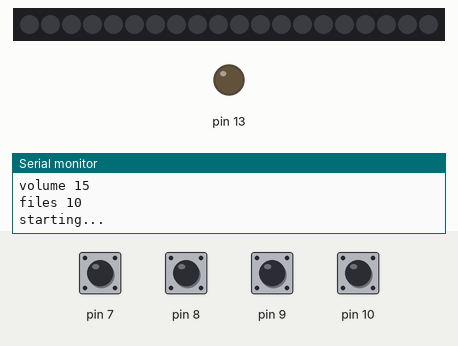
This sketch was run on a simulated Arduino Nano, built for the host (arithmetic inside an expression is 32-bit, double 64-bit). Parts: 20 RGB LEDs in strip order, left to right, output pins drawn as LEDs (lit = HIGH), the last lines printed to the serial monitor. The test bench sets the inputs (shaded band); at power-on: pin 7–10 HIGH. Dim RGB values are drawn brighter than linear; the audio player accepts every command and is not drawn.

Above: at 1.2 s.
1.3 s: pin 8 pulled LOW for 0.15 s
At 1.8 s:
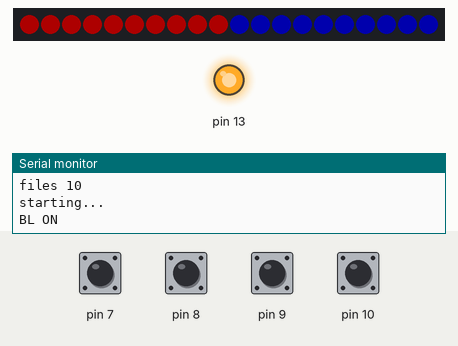
4.4 s: pin 7 pulled LOW for 0.15 s
At 5.4 s:
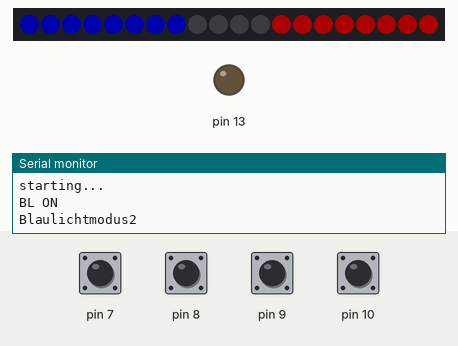
7.5 s: pin 7 pulled LOW for 1 s
At 9.0 s:
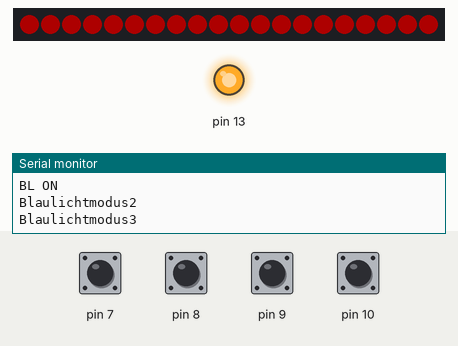
9.1 s: pin 10 pulled LOW for 0.15 s
At 9.48 s:
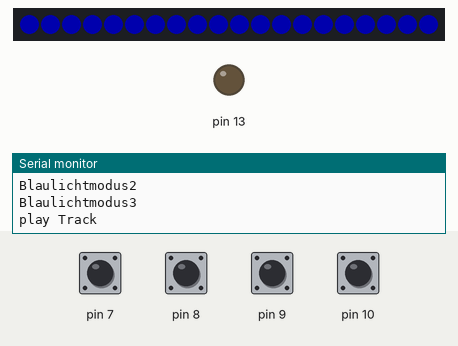
9.8 s: pin 8 pulled LOW for 1 s
At 12.0 s:
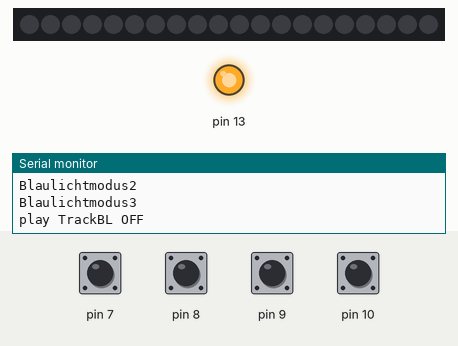
12.3 s: pin 9 pulled LOW for 0.15 s
At 13.2 s:
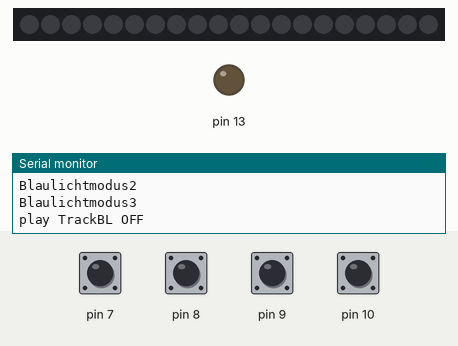
Timing chart, 0 to 14.9 s (numbered marks = the images above; inputs shaded):
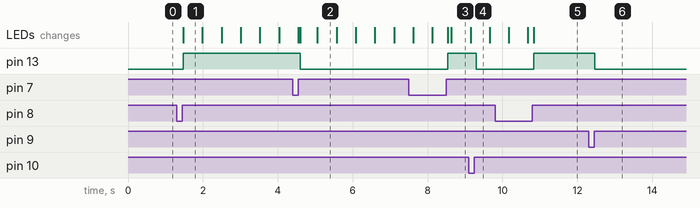

Measured:
- after the input at 1.3 s, pin 13: LOW → HIGH after 0.18 s; the LEDs: change after 0.18 s (image 1)
- after the input at 4.4 s, pin 13: HIGH → LOW after 0.20 s; the LEDs: first differ from a run without the input after 0.20 s (image 2 shows a later state)
- after the input at 7.5 s, pin 13: LOW → HIGH after 1.0 s; the LEDs: first differ from a run without the input after 1.0 s (image 3 shows a later state)
- after the input at 9.1 s, pin 13: HIGH → LOW after 0.20 s
- after the input at 9.8 s, pin 13: LOW → HIGH after 1.0 s; the LEDs: first differ from a run without the input after 1.0 s (image 5)
- after the input at 12.3 s, pin 13: HIGH → LOW after 0.16 s
- what the display in image 1 shows lasts 0.5 s, from 1.5 s to 2.0 s

The sketch:

Light_and_Sound_Controller_Arduino.ino
```cpp
// Verwendete Libs
// JC_Button
// Adafruit NeoPixel
// DFPlayer Mini MP3 by Makuna


//Chip Arduino Nano
//Atmega328P (Old Bootloder)

// Programm definiert 4 Taster mit denen eine Sirene an und ausgeschalten werden kann und ein Blaulicht
// Die Effekte des Blaulichts und die Sirenen Sounds können gewechselt werden

//Taster anlegen
#include <JC_Button.h>
const byte
    BUTTON_PIN(10),             // von Pin10 zu Ground
    BUTTON_PIN2(9),             // von Pin9 zu Ground
    BUTTON_PIN3(8),             // von Pin8 zu Ground
    BUTTON_PIN4(7),             // von Pin7 zu Ground
    LED_PIN(13);                // Interne LED Arduino

Button SirOn(BUTTON_PIN);       // Definiert Schalter Sirene an
Button SirC(BUTTON_PIN2);       // Definiert Schalter Sirene wechseln
Button BlOn(BUTTON_PIN3);       // Definiert Schalter Blaulicht an
Button BlC(BUTTON_PIN4);        // Definiert Schalter Blaulicht wechseln

//LED Steuerung implementieren mit Neopixel
#include <Adafruit_NeoPixel.h>
#define PIN        12 // LED DATA PIN
#define NUMPIXELS 20  // Anzahl zu steuernede LEDs
Adafruit_NeoPixel pixels(NUMPIXELS, PIN, NEO_GRB + NEO_KHZ800);


// Variablen zum Steuern der Funktionen
int BlaulichtMode = 1;
static bool update;
static bool Blaulicht;
long myTimer = 0;
long myTimeout = 500;

//DFMiniMp3
#include "Arduino.h"
#include "SoftwareSerial.h"
#include <DFMiniMp3.h>

int SirenenSound = 1;

class Mp3Notify;
SoftwareSerial secondarySerial(4, 3); // RX, TX
typedef DFMiniMp3<SoftwareSerial, Mp3Notify> DfMp3;
DfMp3 dfmp3(secondarySerial);

class Mp3Notify
{
public:
  static void PrintlnSourceAction(DfMp3_PlaySources source, const char* action)
  {
    if (source & DfMp3_PlaySources_Sd)
    {
        Serial.print("SD Card, ");
    }
    if (source & DfMp3_PlaySources_Usb)
    {
        Serial.print("USB Disk, ");
    }
    if (source & DfMp3_PlaySources_Flash)
    {
        Serial.print("Flash, ");
    }
    Serial.println(action);
  }
  static void OnError([[maybe_unused]] DfMp3& mp3, uint16_t errorCode)
  {
    // see DfMp3_Error for code meaning
    Serial.println();
    Serial.print("Com Error ");
    Serial.println(errorCode);
  }
  static void OnPlayFinished([[maybe_unused]] DfMp3& mp3, [[maybe_unused]] DfMp3_PlaySources source, uint16_t track)
  {
    Serial.print("Play finished for #");
    Serial.println(track);
/*
      start next track
      track += 1;
      // this example will just start back over with 1 after track 3
      if (track > 3)
      {
      track = 1;
       }
*/
    dfmp3.playMp3FolderTrack(track);  // sd:/mp3/0001.mp3, sd:/mp3/0002.mp3, sd:/mp3/0003.mp3
  }
  static void OnPlaySourceOnline([[maybe_unused]] DfMp3& mp3, DfMp3_PlaySources source)
  {
    PrintlnSourceAction(source, "online");
  }
  static void OnPlaySourceInserted([[maybe_unused]] DfMp3& mp3, DfMp3_PlaySources source)
  {
    PrintlnSourceAction(source, "inserted");
  }
  static void OnPlaySourceRemoved([[maybe_unused]] DfMp3& mp3, DfMp3_PlaySources source)
  {
    PrintlnSourceAction(source, "removed");
  }
};

void setup() {

  Serial.begin(115200);
  Serial.println("initializing...");

    SirOn.begin();              // initialize the button object
    SirC.begin();
    BlOn.begin();
    BlC.begin();
    pinMode(LED_PIN, OUTPUT);   // set the LED pin as an output
    pixels.begin();

  dfmp3.begin();
  dfmp3.reset();

    uint16_t version = dfmp3.getSoftwareVersion();
  Serial.print("version ");
  Serial.println(version);

  uint16_t volume = dfmp3.getVolume();
  Serial.print("volume ");
  Serial.println(volume);
  dfmp3.setVolume(15);        //Lautstärke regelung 0-30

  uint16_t count = dfmp3.getTotalTrackCount(DfMp3_PlaySource_Sd);
  Serial.print("files ");
  Serial.println(count);

  Serial.println("starting...");
  //dfmp3.playMp3FolderTrack(1);
}

//Void für loop der Sounds
void waitMilliseconds(uint16_t msWait)
{
  uint32_t start = millis();
  while ((millis() - start) < msWait)
  {
    dfmp3.loop();
    delay(1);
  }
}


void loop() {
  pixels.clear();
    static bool ledState;
    static bool Sirene;
    SirOn.read();         //Tasterabfrage
    SirC.read();          //Tasterabfrage
    BlOn.read();          //Tasterabfrage
    BlC.read();           //Tasterabfrage


    //Schaltet onboard LED um sobal irgend ein Taster betätigt wurde
    if (SirOn.wasReleased()||SirC.wasReleased()||BlOn.wasReleased()||BlC.wasReleased())
    {
        ledState = !ledState;
        digitalWrite(LED_PIN, ledState);
    }

    //Schaltet Blaulicht an wenn Blaulichttaste gedrückt
    if (BlOn.wasReleased())
    {
        Blaulicht = !Blaulicht;
        if(Blaulicht==true) Serial.println("BL ON");
        if(Blaulicht==false) Serial.println("BL OFF");
    }

    //Schaltet Blaulichtmodus um
        if (BlC.wasReleased())
    {
        BlaulichtMode += 1;
        if (BlaulichtMode > 3)
        {
        BlaulichtMode = 1;
        }
        Serial.print("Blaulichtmodus");
        Serial.println(BlaulichtMode);
    }

    //Schaltet Sirene an oder aus
    if (SirOn.wasReleased())
    {
        Sirene = !Sirene;
            if (Sirene==true)
          {
            Serial.print("play Track");
            dfmp3.playMp3FolderTrack(1);
          }
          if (Sirene==false)
          {
            dfmp3.pause();
          }
    }

    //Schaltet Sirenensound um aber nur wenn die Sirene auch an ist
    if (SirC.wasReleased() && Sirene==true)
    {
      SirenenSound += 1;
        if (SirenenSound > 3)
        {
        SirenenSound = 1;
        }
    dfmp3.playMp3FolderTrack(SirenenSound);
    }


    if (Blaulicht==true)    //wird ausgeführt wenn das Blaulicht an ist
    {
      BlaulichtEF(BlaulichtMode);     //Springt in die Blaulicht Steuerung "BlaulichtEF" und gibt den aktuellen Modus weiter
    }

    if (Blaulicht==false)   //wird ausgeführt wenn das Blaulicht aus ist
    {
      pixels.clear();       //Stellt alle LEDs auf 0
      pixels.show();        //Schaltet LEDs um
    }
waitMilliseconds(50);       //abfrage für loop des Sounds

}
```

BlaulichtEF.ino
```cpp
void BlaulichtEF(int Effekt){       //Hier werden die Blaulichteffekte gesteuert. Der Aktuelle BlaulichtMode wird in die Variable Effekt gespeichert
static bool Timer;    //schalter um Lichter blinken zu lassen

  //Wird abgespielt wenn BlaulichtMode 1 ist
  if(Effekt==1){

    //stellt Timer um sobald die eingestellte Zeit abgelaufen ist
    if (millis() > myTimeout + myTimer ) {
    myTimer = millis();
    Timer = !Timer;
    }

    //Effekt 1 Wird abgespielt wenn Timer true ist
    if(Timer==true){
      for(int i=0; i<NUMPIXELS/2; i++) {
        pixels.setPixelColor(i, pixels.Color(50, 0, 0));
      }
             for(int i=NUMPIXELS/2; i<NUMPIXELS; i++) {
        pixels.setPixelColor(i, pixels.Color(0, 0, 50));
      }
      pixels.show();
    }
    //Effekt 2 Wird abgespielt wenn Timer false ist
        if(Timer==false){
      for(int i=0; i<NUMPIXELS/2; i++) {
        pixels.setPixelColor(i, pixels.Color(0, 0, 50));
      }
             for(int i=NUMPIXELS/2; i<NUMPIXELS; i++) {
        pixels.setPixelColor(i, pixels.Color(50, 0, 0));
      }
      pixels.show();
    }
  }


    //Wird abgespielt wenn BlaulichtMode 2 ist
  if(Effekt==2){

    //stellt Timer um sobald die eingestellte Zeit abgelaufen ist
    if (millis() > myTimeout + myTimer ) {
    myTimer = millis();
    Timer = !Timer;
    }

    //Effekt 1 Wird abgespielt wenn Timer true ist
    if(Timer==true){
      for(int i=0; i<NUMPIXELS/2-2; i++) {
        pixels.setPixelColor(i, pixels.Color(50, 0, 0));
      }
            for(int i=NUMPIXELS/2-2; i<NUMPIXELS/2+2; i++) {
        pixels.setPixelColor(i, pixels.Color(50, 50, 50));
      }
             for(int i=NUMPIXELS/2+2; i<NUMPIXELS; i++) {
        pixels.setPixelColor(i, pixels.Color(0, 0, 50));
      }
      pixels.show();
    }
    //Effekt 2 Wird abgespielt wenn Timer false ist
        if(Timer==false){
      for(int i=0; i<NUMPIXELS/2-2; i++) {
        pixels.setPixelColor(i, pixels.Color(0, 0, 50));
      }
            for(int i=NUMPIXELS/2-2; i<NUMPIXELS/2+2; i++) {
        pixels.setPixelColor(i, pixels.Color(0, 0, 0));
      }
             for(int i=NUMPIXELS/2+2; i<NUMPIXELS; i++) {
        pixels.setPixelColor(i, pixels.Color(50, 0, 0));
      }
      pixels.show();
    }
  }


  //Wird abgespielt wenn BlaulichtMode 3 ist
  if(Effekt==3){

    //stellt Timer um sobald die eingestellte Zeit abgelaufen ist
    if (millis() > myTimeout + myTimer ) {
    myTimer = millis();
    Timer = !Timer;
    }

    //Effekt 1 Wird abgespielt wenn Timer true ist
    if(Timer==true){
      for(int i=0; i<NUMPIXELS; i++) {
        pixels.setPixelColor(i, pixels.Color(50, 0, 0));
      }
      pixels.show();
    }
    //Effekt 2 Wird abgespielt wenn Timer false ist
        if(Timer==false){
      for(int i=0; i<NUMPIXELS; i++) {
        pixels.setPixelColor(i, pixels.Color(0, 0, 50));
      }
      pixels.show();
    }
  }


}
```
